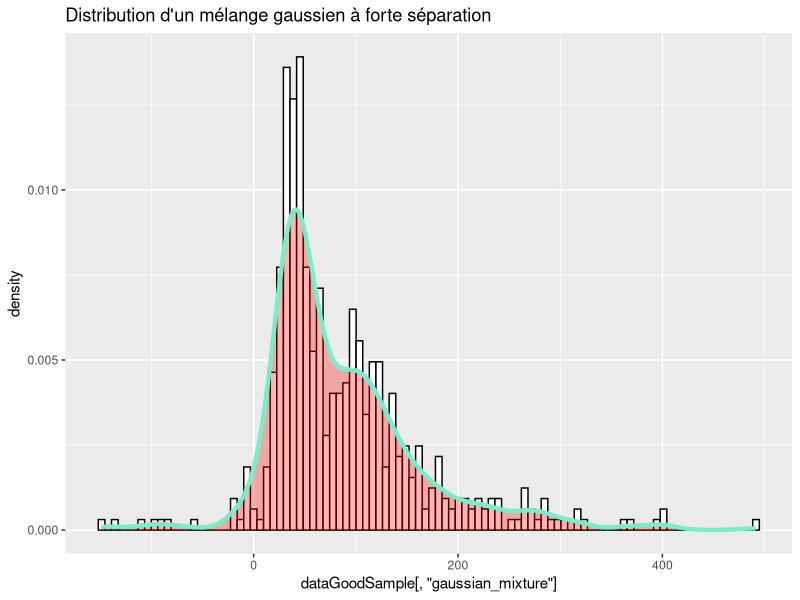
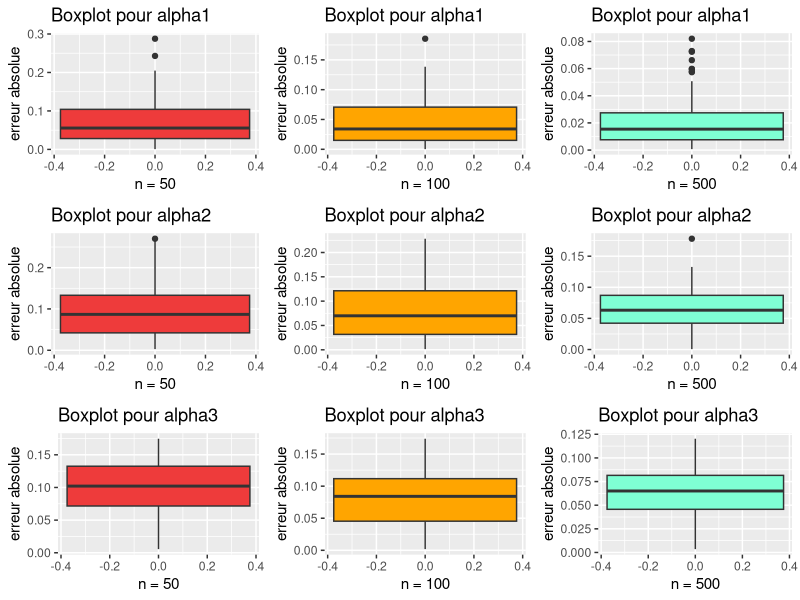
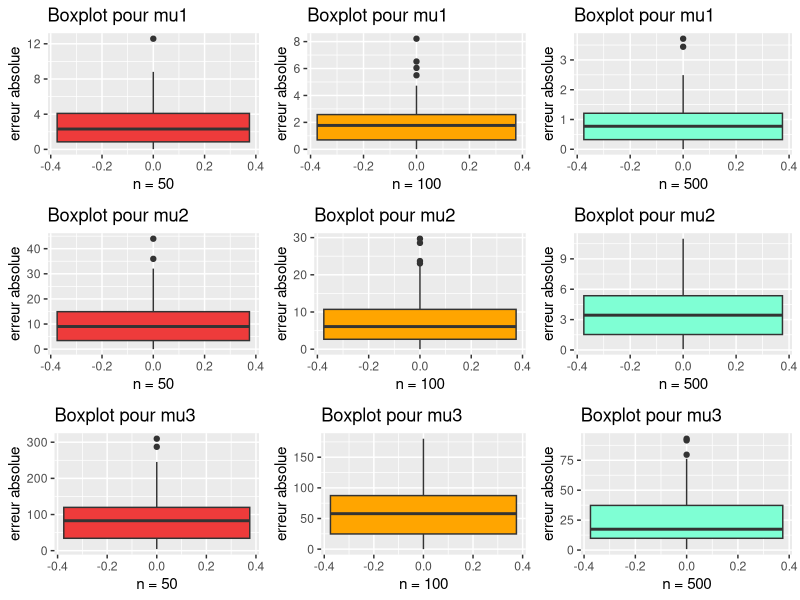
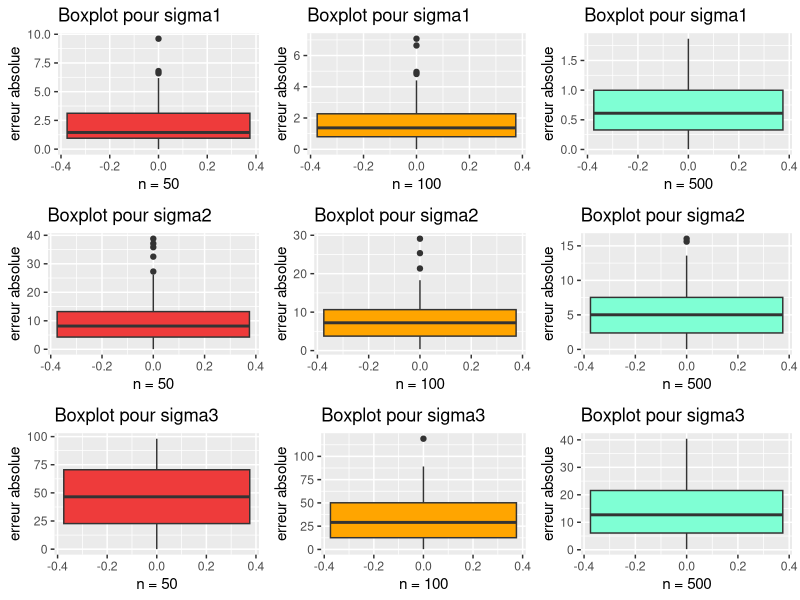
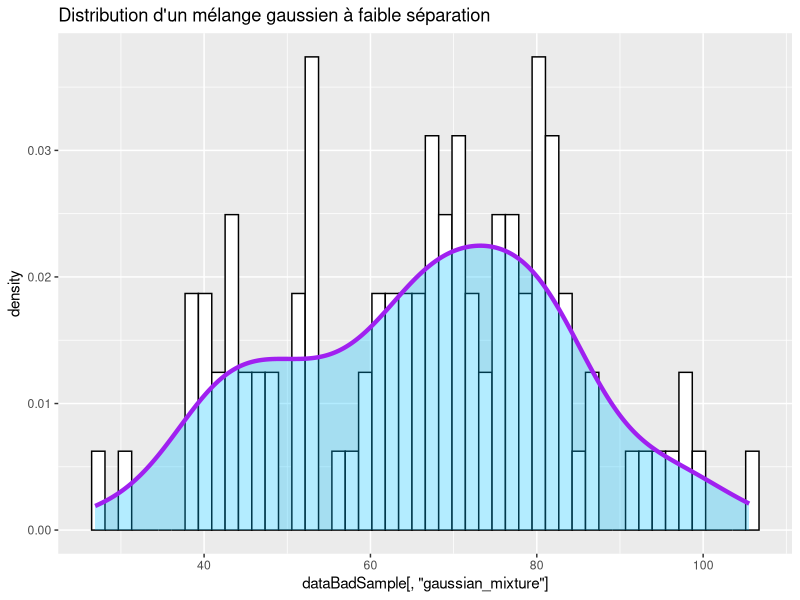
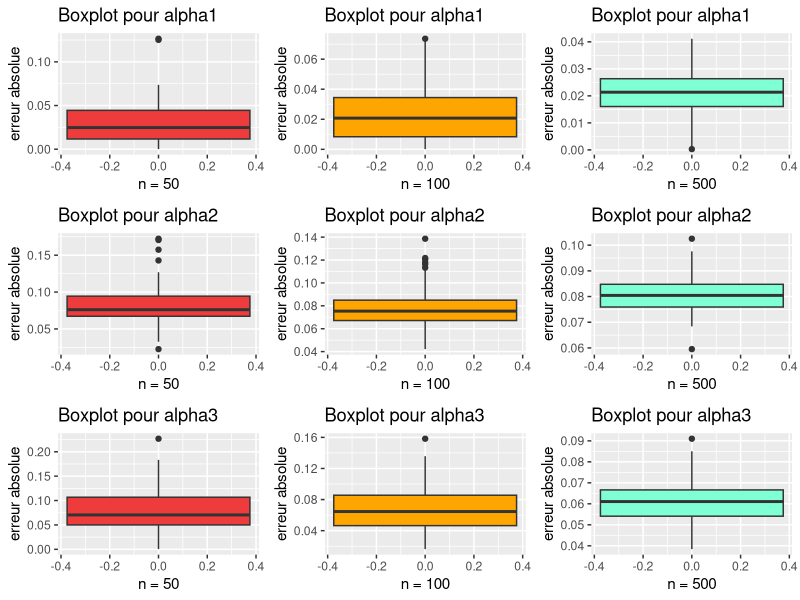
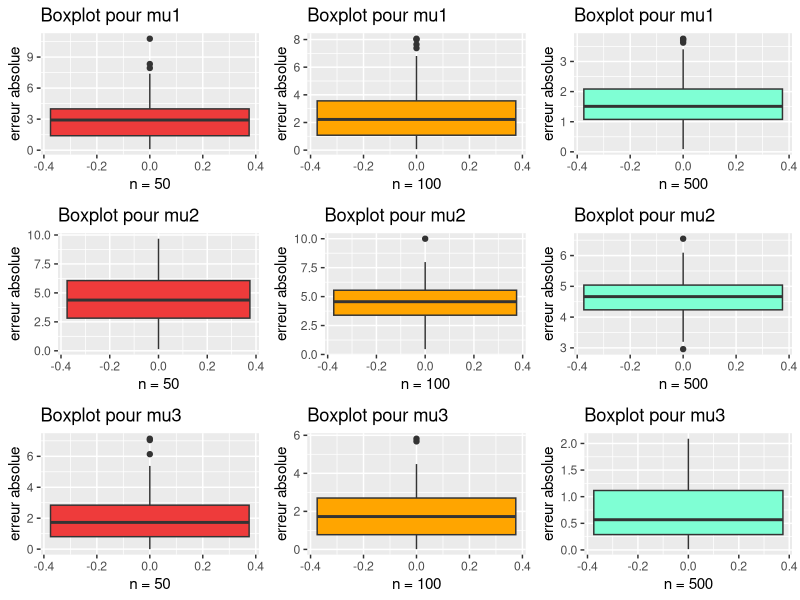
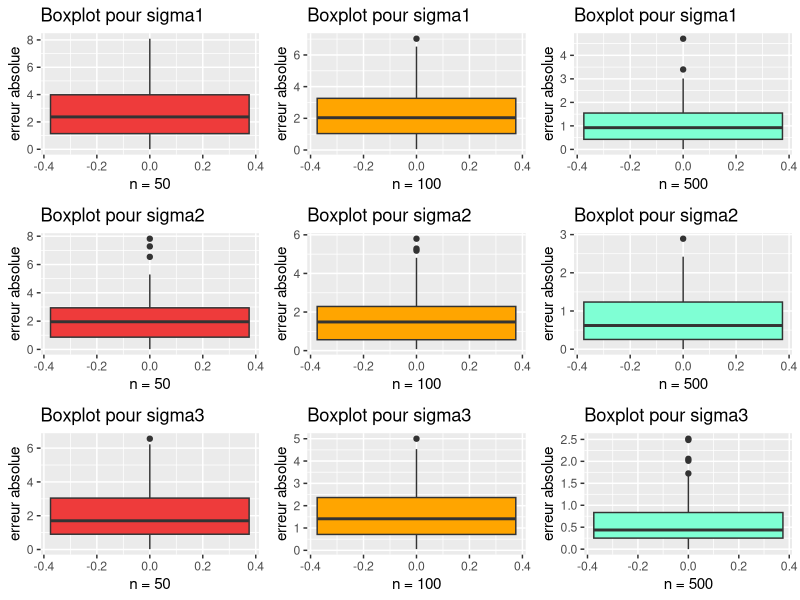

These figures' R source, in order: (Note: this script raises an error after producing the figures.)
library(ggplot2)
library(ggpubr)

# Vecteur dans lequel on a stocké les noms des 13 espèces d'oiseaux présentent 
# dans notre document
bird_names = c("European Goldfinch", "Common Linnet", "Common Chaffinch",
               "European Greenfinch", "Eurasian Bullfinch", "Hawfinch",
               "Stonechat", "European Robin", "Whinchat", "Song Thrush",
               "Common Blackbird", "Ring Ouzel", "Mistle Thrush")

# Vecteur dans lequel on a stocké les moyennes respectives des volumes des nids
# des 13 espèces d'oiseaux
mean_volume = c(38.0, 60.9, 58.3, 74.5, 45.0, 71.6, 91.0, 68.4, 51.9, 288.9,
                293.6, 298.6, 266.1)
# Vecteur dans lequel on a stocké les écarts-types respectifs des volumes des
# nids des 13 espèces d'oiseaux
sd_volume = c(9.1,  20.8, 15.0,  12.2,  3.8,  12.9,  46.5, 29.8, 27.4, 55.9,
              78.5,  125.1,  56.6)

# Création du dataframe contenant les données sur les 13 nids d'oiseaux
# Chaque ligne du df correspond à une espèce d'oiseau
# Chaque espèce est associée à 2 colonnes qui nous renseignent sur
# le volume moyen des nids associée à cette espèce respectivement
# l'ecart type des nids associées à cette espèce
nest_data = data.frame(bird_names, mean_volume, sd_volume)

# Cette fonction prend en argument df le dataframe regroupant toutes les données
# c'est à dire les noms, les moyennes et les écart-types des nids des 13
# espèces d'oiseaux
# n le nombre d'espèces à tirer aléatoirement
# cette fonction retourne un dataframe stockant les noms,
# moyennes et écart-types des nids des n espèces d'oiseaux tirées aléatoirement
random_species = function(df, n){
  J = dim(df)[1]
  index_species = sample(1:J, n, replace = FALSE)
  random_prop = runif(n, 0, 1)
  random_prop = random_prop/sum(random_prop)
  random_df = df[index_species,]
  random_df = cbind(proportion_alpha = random_prop, random_df)
  random_df = random_df[,c(2,1,3,4)]
  return(random_df)
}

# Cette fonction affiche graphiquement la distribution d'un mélange gaussien
# Elle prend en argument df le dataframe contenant les données 
# (noms, moyennes, ecarts-types) des nids des espèces d'oiseaux 
# et X l’échantillon du mélange gaussien
plot_distrib = function(df, X){
  data_distrib = data.frame(gaussian_mixture = X)
  ggplot(data_distrib, aes(x=data_distrib[,'gaussian_mixture'])) + 
  geom_histogram(aes(y=..density..), colour="black", fill="white", bins = 100) +
  geom_density(alpha=.3, color = "aquamarine2", fill="red", size=1.5) + 
  ggtitle("Distribution d'un mélange gaussien")
}

# On crée le dataframe regroupant les moyennes et les écarts-types théoriques
# associés aux espèces d'oiseaux choisies par l'utilisateur
# Les espèces choisies sont stockées dans un vecteur pris en paramètre
GetRealParam = function(list_Species){
  v_index = c()
  for (species in list_Species){
    index_sp = which(nest_data$bird_names == species)
    v_index = append(v_index, index_sp)
  }
  return(nest_data[v_index,])
}


# Cette fonction génère aléatoirement un échantillon de taille n issue 
# d'un mélange gaussien
# Les paramètres (alpha, mu et sigma) des différents mélanges gaussiens 
# sont contenus dans data_th
# La fonction prends en argument data_th 
# (le dataframe contenant les paramètres alpha, mu et sigma)
# et n qui indique le nombre de valeurs que l'on souhaite générer aléatoirement
# La fonction retourne un vecteur contenant les n valeurs du mélange gaussien
# qui ont été generées aléatoirement
simulation = function(data_th, n=100){
  X = rep(NA,n) #echantillon
  vect_alpha = data_th[,2]
  vect_mean = data_th[,3]
  vect_sd = data_th[,4]
  for(i in 1:n){
    Z = runif(1)
    if (Z <= vect_alpha[1]){
      X[i] = rnorm(1, vect_mean[1], vect_sd[1])
    }else{
      k = 1
      l = 2
      Bool = FALSE
      cumul_alpha = cumsum(vect_alpha)
      while(Bool == FALSE){
        if((cumul_alpha[k]<=Z) & (cumul_alpha[l]>=Z)){
          Bool = TRUE
          param_index = l
        }
        k = k+1
        l = l+1
      }
      X[i] = rnorm(1, vect_mean[param_index], vect_sd[param_index])
    }
  }
  return(X)
}

# Fonction générant dataframe (vide)
# contenant les valeurs de P_thetat(j|X = X_i) (etape E de l'algo)
# Cette fonction prend en argument n (la taille de l'échantillon)
# Et J le nombre de mélange
param_State_E = function(n, J){
  data_stateE = data.frame(matrix(NA, nrow = n, ncol = J))
  for(j in 1:J){
    names(data_stateE)[j] = paste("H(.,",j,")",sep="")
  }
  return(data_stateE)
}

# Cette fonction est une implémentation de l'algorithme EM
# Elle prend en argument data_init
# (data_init est un dataframe contenant les paramètres (alpha, mu, sigma)
# initiaux choisis)
# un vecteur X qui est l'échantillon de taille n
# K le nombre d'itérations de l'algorithme EM
# Cette fonction va retourner un dataframe contenant les valeurs des
# paramètres alpha, mu et sigma
# qui ont été mises à jour après K itérations de l'algorithme EM

algo_EM = function(data_init, X, K){
  J = dim(data_init)[1]
  n = length(X)
  data_stateE = param_State_E(n, J)
  
  for(k in 1:K){
    vect_alpha = data_init[,2] #de longueur J
    vect_mean = data_init[,3]
    vect_sd = data_init[,4]
    # vecteur contenant la somme des des numérateurs de P_thetat(j|X = X_i)
    # pour chaque valeur de l’échantillon 
    v = rep(0,n) 
    
    # Etape E
    for(j in 1:J){
      # On remplie le tableau param_State_E contenant P_thetat(j|X=X_i)
      data_stateE[,j] = vect_alpha[j]*dnorm(X,vect_mean[j],vect_sd[j])
      v = v+data_stateE[,j]
    }
    for(j in 1:J){
      data_stateE[,j] = data_stateE[,j]/v
    }
    
    # Etape M
    H = data_stateE
    for(col in 2:4){ #on met a jour le data_init
      for(ind in 1:J){
        
        # on met à jour les alpha
        if(col == 2){
          data_init[,col][ind] = mean(H[,ind])
        }
        # on met à jour les mu
        if(col == 3){
          data_init[,col][ind] = (sum(X*H[,ind]))/(sum(H[,ind]))
        } 
        # on met à jour les sigma
        if(col == 4){
          data_init[,col][ind] = sqrt((sum( (X-rep(data_init[,col-1][ind],n))^2
                                            *H[,ind] ))/sum(H[,ind]))
        }
      }
    }
  }
  new_df = data_init
  colnames(new_df) = c('bird_names', 'alpha', 'mu', 'sigma')
  return(new_df)
}


# Cette fonction calcule l'erreur absolue de tous les paramètres alpha, mu et sigma
# elle calcule la différence en valeur absolue entre la valeur du paramètre estimé
# par l'algorithme EM et la valeur du paramètre théorique
# Elle prend en paramètre data_th le dataframe contenant les 
# paramètres alpha, mu et sigma théoriques
# et Data_EM dataframe contenant les paramètres alpha, mu et sigma estimés 
# par l'algorithme EM
# Cette fonction retourne le dataframe contenant les erreurs absolues de chaque
# paramètre

calcul_error = function(data_th, data_EM){
  J = dim(data_th)[1]
  df_error = data.frame(error_alpha = rep(NA, J), error_mu = rep(NA, J),
                        error_sigma = rep(NA, J))
  for(c in 2:4){
    df_error[,c-1] = abs(data_th[,c] - data_EM[,c])
  }
  return(df_error)
}


# Cette fonction calcule l'erreur absolue entre les paramètres estimés par
# l'algo EM
# et les paramètres théoriques pour k echantillons générés aléatoirement
# Elle prend en argument data_th le dataframe contenant les paramètres
# alpha, mu et sigma théoriques
# data_init le dataframe contenant les paramètres (alpha, mu, sigma)
# initiaux choisis
# k le nombre d'échantillons que l'on souhaite générer aléatoirement
# n la taille des échantillons (les k échantillons seront de tailles n)
# N le nombre d'iterations de l'algorithme EM
# Elle retourne un dataframe contenant les erreurs absolues de chaque paramètre
# des k échantillons de Monte Carlo
Monte_Carlo = function(data_th, data_init, k, n, N){
  J = dim(data_th)[1]
  df_MonteCarlo = data.frame()
  iteration = c()
  for(i in 1:k){
    X = simulation(data_th, n)
    data_EM = algo_EM(data_init, X, N)
    df_error = calcul_error(data_th, data_EM)
    df_MonteCarlo = rbind((df_MonteCarlo), df_error)
    v_iter = rep(paste("itération",i,sep="_"), J)
    iteration = append(iteration, v_iter)
  }
  df_MonteCarlo = cbind(iteration, df_MonteCarlo)
  return(df_MonteCarlo)
}

#############################################################################
# partie tests
#############################################################################
# On teste l'algorithme EM sur un mélange de 2 gaussiennes

# Choix de 2 espèces European Goldfinch et Ring Ouzel afin d'avoir un mélange
# de 2 gaussiennes
data_test_th = data.frame(bird_names = c("European Goldfinch", "Ring Ouzel")
                          ,proportion_alpha = c(0.3,0.7), mean = c(38, 298.6),
                          sd = c(9.1, 125.1))


# Dataframe des données d'initialisations choisies par l'utilisateur
# On a choisi les espèces suivantes: "European Goldfinch"
# et "Ring Ouzel"
data_test_init = data.frame(bird_names = c("European Goldfinch", "Ring Ouzel"),
                            alpha_init = c(0.2,0.8), mean_init = c(50, 280),
                            sd_init = c(11, 130))

data_test_th
X = simulation(data_test_th,100)
algo_EM(data_test_init,X,50)


# Exemple avec 3 espèces ayant des variables bien séparées
good_dfTestTh3 = data.frame(bird_names = c("European Goldfinch", "Stonechat",
                                           "Ring Ouzel")
                            ,proportion_alpha = c(0.3,0.5,0.2),
                            mean_th = c(38.0, 91.0, 135),
                            sd_th = c(9.1, 46.5, 125.1))

good_dfTestInit3 = data.frame(bird_names = c("European Goldfinch", "Stonechat",
                                             "Ring Ouzel")
                              ,proportion_alpha = c(0.35,0.57,0.13),
                              mean_th = c(44.4, 100, 278.3),
                              sd_th = c(10, 57, 130))


# teste des fonctions simulation et algo_EM pour ce mélange de 3 gaussiennes 
# avec forte séparation
X3 = simulation(good_dfTestTh3, 500)
print(good_dfTestTh3)
algo_EM(good_dfTestInit3, X3, 30)

# On affiche l'histogramme et la distribution pour le mélange avec
# forte séparation
dataGoodSample = data.frame(gaussian_mixture = X3)
ggplot(dataGoodSample, aes(x=dataGoodSample[,'gaussian_mixture'])) + 
geom_histogram(aes(y=..density..), colour="black", fill="white", bins = 100) +
geom_density(alpha=.3, color = "aquamarine2", fill="red", size=1.5) + 
ggtitle("Distribution d'un mélange gaussien à forte séparation")

# on affiche les boxplots pour ce melange de gausiennes avec forte séparation

vect1 <- seq(1, 298, by = 3) # vecteur 1
vect2 <- seq(2, 299, by = 3) # vecteur 2
vect3 <- seq(3, 300, by = 3) # vecteur 3

df_monteCarlo_50 = Monte_Carlo(good_dfTestTh3, good_dfTestInit3, 100, 50, 10)
df_monteCarlo_100 = Monte_Carlo(good_dfTestTh3, good_dfTestInit3, 100, 100, 10)
df_monteCarlo_500 = Monte_Carlo(good_dfTestTh3, good_dfTestInit3, 100, 500, 10)

# Pour les \alpha

a1 = ggplot(df_monteCarlo_50[vect1,], aes(y = df_monteCarlo_50[vect1, 2])) +
  xlab("n = 50") + ylab("erreur absolue") + 
  ggtitle("Boxplot pour alpha1") + geom_boxplot(fill="brown2")
a2 = ggplot(df_monteCarlo_100[vect1,], aes(y = df_monteCarlo_100[vect1, 2])) +
  xlab("n = 100") + ylab("erreur absolue") +
  ggtitle("Boxplot pour alpha1") + geom_boxplot(fill="orange")
a3 = ggplot(df_monteCarlo_500[vect1,], aes(y = df_monteCarlo_500[vect1, 2])) +
  xlab("n = 500") + ylab("erreur absolue") + 
  ggtitle("Boxplot pour alpha1") + geom_boxplot(fill="aquamarine")
a4 = ggplot(df_monteCarlo_50[vect2,], aes(y = df_monteCarlo_50[vect2, 2])) +
  xlab("n = 50") + ylab("erreur absolue") + 
  ggtitle("Boxplot pour alpha2") + geom_boxplot(fill="brown2")
a5 = ggplot(df_monteCarlo_100[vect2,], aes(y = df_monteCarlo_100[vect2, 2])) +
  xlab("n = 100") + ylab("erreur absolue") +
  ggtitle("Boxplot pour alpha2") + geom_boxplot(fill="orange")
a6 = ggplot(df_monteCarlo_500[vect2,], aes(y = df_monteCarlo_500[vect2, 2])) +
  xlab("n = 500") + ylab("erreur absolue") + 
  ggtitle("Boxplot pour alpha2") + geom_boxplot(fill="aquamarine")
a7 = ggplot(df_monteCarlo_50[vect3,], aes(y = df_monteCarlo_50[vect3, 2])) +
  xlab("n = 50") + ylab("erreur absolue") + 
  ggtitle("Boxplot pour alpha3") + geom_boxplot(fill="brown2")
a8 = ggplot(df_monteCarlo_100[vect3,], aes(y = df_monteCarlo_100[vect3, 2])) +
  xlab("n = 100") + ylab("erreur absolue") +
  ggtitle("Boxplot pour alpha3") + geom_boxplot(fill="orange")
a9 = ggplot(df_monteCarlo_500[vect3,], aes(y = df_monteCarlo_500[vect3, 2])) +
  xlab("n = 500") + ylab("erreur absolue") + 
  ggtitle("Boxplot pour alpha3") + geom_boxplot(fill="aquamarine")
ggarrange(a1, a2, a3, a4, a5, a6, a7, a8, a9, ncol = 3, nrow = 3)
# save with width = 800 and height = 1200


# Pour les \mu

m1 = ggplot(df_monteCarlo_50[vect1,], aes(y = df_monteCarlo_50[vect1, 3])) +
  xlab("n = 50") + ylab("erreur absolue") + 
  ggtitle("Boxplot pour mu1") + geom_boxplot(fill="brown2")
m2 = ggplot(df_monteCarlo_100[vect1,], aes(y = df_monteCarlo_100[vect1, 3])) +
  xlab("n = 100") + ylab("erreur absolue") +
  ggtitle("Boxplot pour mu1") + geom_boxplot(fill="orange")
m3 = ggplot(df_monteCarlo_500[vect1,], aes(y = df_monteCarlo_500[vect1, 3])) +
  xlab("n = 500") + ylab("erreur absolue") + 
  ggtitle("Boxplot pour mu1") + geom_boxplot(fill="aquamarine")
m4 = ggplot(df_monteCarlo_50[vect2,], aes(y = df_monteCarlo_50[vect2, 3])) +
  xlab("n = 50") + ylab("erreur absolue") + 
  ggtitle("Boxplot pour mu2") + geom_boxplot(fill="brown2")
m5 = ggplot(df_monteCarlo_100[vect2,], aes(y = df_monteCarlo_100[vect2, 3])) +
  xlab("n = 100") + ylab("erreur absolue") +
  ggtitle("Boxplot pour mu2") + geom_boxplot(fill="orange")
m6 = ggplot(df_monteCarlo_500[vect2,], aes(y = df_monteCarlo_500[vect2, 3])) +
  xlab("n = 500") + ylab("erreur absolue") + 
  ggtitle("Boxplot pour mu2") + geom_boxplot(fill="aquamarine")
m7 = ggplot(df_monteCarlo_50[vect3,], aes(y = df_monteCarlo_50[vect3, 3])) +
  xlab("n = 50") + ylab("erreur absolue") + 
  ggtitle("Boxplot pour mu3") + geom_boxplot(fill="brown2")
m8 = ggplot(df_monteCarlo_100[vect3,], aes(y = df_monteCarlo_100[vect3, 3])) +
  xlab("n = 100") + ylab("erreur absolue") +
  ggtitle("Boxplot pour mu3") + geom_boxplot(fill="orange")
m9 = ggplot(df_monteCarlo_500[vect3,], aes(y = df_monteCarlo_500[vect3, 3])) +
  xlab("n = 500") + ylab("erreur absolue") + 
  ggtitle("Boxplot pour mu3") + geom_boxplot(fill="aquamarine")
ggarrange(m1, m2, m3, m4, m5, m6, m7, m8, m9, ncol = 3, nrow = 3)
# save with width = 800 and height = 1200

# Pour les \sigma

s1 = ggplot(df_monteCarlo_50[vect1,], aes(y = df_monteCarlo_50[vect1, 4])) +
  xlab("n = 50") + ylab("erreur absolue") + 
  ggtitle("Boxplot pour sigma1") + geom_boxplot(fill="brown2")
s2 = ggplot(df_monteCarlo_100[vect1,], aes(y = df_monteCarlo_100[vect1, 4])) +
  xlab("n = 100") + ylab("erreur absolue") +
  ggtitle("Boxplot pour sigma1") + geom_boxplot(fill="orange")
s3 = ggplot(df_monteCarlo_500[vect1,], aes(y = df_monteCarlo_500[vect1, 4])) +
  xlab("n = 500") + ylab("erreur absolue") + 
  ggtitle("Boxplot pour sigma1") + geom_boxplot(fill="aquamarine")
s4 = ggplot(df_monteCarlo_50[vect2,], aes(y = df_monteCarlo_50[vect2, 4])) +
  xlab("n = 50") + ylab("erreur absolue") + 
  ggtitle("Boxplot pour sigma2") + geom_boxplot(fill="brown2")
s5 = ggplot(df_monteCarlo_100[vect2,], aes(y = df_monteCarlo_100[vect2, 4])) +
  xlab("n = 100") + ylab("erreur absolue") +
  ggtitle("Boxplot pour sigma2") + geom_boxplot(fill="orange")
s6 = ggplot(df_monteCarlo_500[vect2,], aes(y = df_monteCarlo_500[vect2, 4])) +
  xlab("n = 500") + ylab("erreur absolue") + 
  ggtitle("Boxplot pour sigma2") + geom_boxplot(fill="aquamarine")
s7 = ggplot(df_monteCarlo_50[vect3,], aes(y = df_monteCarlo_50[vect3, 4])) +
  xlab("n = 50") + ylab("erreur absolue") + 
  ggtitle("Boxplot pour sigma3") + geom_boxplot(fill="brown2")
s8 = ggplot(df_monteCarlo_100[vect3,], aes(y = df_monteCarlo_100[vect3, 4])) +
  xlab("n = 100") + ylab("erreur absolue") +
  ggtitle("Boxplot pour sigma3") + geom_boxplot(fill="orange")
s9 = ggplot(df_monteCarlo_500[vect3,], aes(y = df_monteCarlo_500[vect3, 4])) +
  xlab("n = 500") + ylab("erreur absolue") + 
  ggtitle("Boxplot pour sigma3") + geom_boxplot(fill="aquamarine")
ggarrange(s1, s2, s3, s4, s5, s6, s7, s8, s9, ncol = 3, nrow = 3)


# Exemple avec 3 espèces ayant des variables mal séparées
bad_dfTestTh3 = data.frame(bird_names = c("European Greenfinch", "Hawfinch",
                                          "Common Chaffinch")
                           ,proportion_alpha = c(0.28,0.12,0.6),
                           mean_th = c(74.5, 71.6, 58.3),
                           sd_th = c(12.2, 12.9, 15.0))

bad_dfTestInit3 = data.frame(bird_names = c("European Greenfinch", "Hawfinch",
                                            "Common Chaffinch")
                             ,proportion_alpha = c(0.3,0.2,0.5),
                             mean_th = c(78.3, 69.7, 60),
                             sd_th = c(11.8, 13.3, 17))


# teste des fonctions simulation et algo_EM pour ce mélange de 3 gaussiennes avec faible séparation
X3_bad = simulation(bad_dfTestTh3, 100)
print(bad_dfTestTh3)
algo_EM(bad_dfTestInit3, X3_bad, 30)

# On affiche l'histogramme et la distribution pour le mélange avec
# faible séparation
dataBadSample = data.frame(gaussian_mixture = X3_bad)
ggplot(dataBadSample, aes(x=dataBadSample[,'gaussian_mixture'])) + 
geom_histogram(aes(y=..density..), colour="black", fill="white", bins = 50)+
geom_density(alpha=.3, color = "purple", fill="deepskyblue", size=1.5) +
ggtitle("Distribution d'un mélange gaussien à faible séparation")

# on affiche les boxplots pour ce melange de gausiennes avec faible séparation

vect1 <- seq(1, 298, by = 3) # vecteur 1
vect2 <- seq(2, 299, by = 3) # vecteur 2
vect3 <- seq(3, 300, by = 3) # vecteur 3

df_monteCarloBad_50 = Monte_Carlo(bad_dfTestTh3, bad_dfTestInit3, 100, 50, 10)
df_monteCarloBad_100 = Monte_Carlo(bad_dfTestTh3, bad_dfTestInit3, 100, 100, 10)
df_monteCarloBad_500 = Monte_Carlo(bad_dfTestTh3, bad_dfTestInit3, 100, 500, 10)

# Pour les \alpha

ab1 = ggplot(df_monteCarloBad_50[vect1,], aes(y = df_monteCarloBad_50[vect1, 2])) +
  xlab("n = 50") + ylab("erreur absolue") + 
  ggtitle("Boxplot pour alpha1") + geom_boxplot(fill="brown2")
ab2 = ggplot(df_monteCarloBad_100[vect1,], aes(y = df_monteCarloBad_100[vect1, 2])) +
  xlab("n = 100") + ylab("erreur absolue") +
  ggtitle("Boxplot pour alpha1") + geom_boxplot(fill="orange")
ab3 = ggplot(df_monteCarloBad_500[vect1,], aes(y = df_monteCarloBad_500[vect1, 2])) +
  xlab("n = 500") + ylab("erreur absolue") + 
  ggtitle("Boxplot pour alpha1") + geom_boxplot(fill="aquamarine")
ab4 = ggplot(df_monteCarloBad_50[vect2,], aes(y = df_monteCarloBad_50[vect2, 2])) +
  xlab("n = 50") + ylab("erreur absolue") + 
  ggtitle("Boxplot pour alpha2") + geom_boxplot(fill="brown2")
ab5 = ggplot(df_monteCarloBad_100[vect2,], aes(y = df_monteCarloBad_100[vect2, 2])) +
  xlab("n = 100") + ylab("erreur absolue") +
  ggtitle("Boxplot pour alpha2") + geom_boxplot(fill="orange")
ab6 = ggplot(df_monteCarloBad_500[vect2,], aes(y = df_monteCarloBad_500[vect2, 2])) +
  xlab("n = 500") + ylab("erreur absolue") + 
  ggtitle("Boxplot pour alpha2") + geom_boxplot(fill="aquamarine")
ab7 = ggplot(df_monteCarloBad_50[vect3,], aes(y = df_monteCarloBad_50[vect3, 2])) +
  xlab("n = 50") + ylab("erreur absolue") + 
  ggtitle("Boxplot pour alpha3") + geom_boxplot(fill="brown2")
ab8 = ggplot(df_monteCarloBad_100[vect3,], aes(y = df_monteCarloBad_100[vect3, 2])) +
  xlab("n = 100") + ylab("erreur absolue") +
  ggtitle("Boxplot pour alpha3") + geom_boxplot(fill="orange")
ab9 = ggplot(df_monteCarloBad_500[vect3,], aes(y = df_monteCarloBad_500[vect3, 2])) +
  xlab("n = 500") + ylab("erreur absolue") + 
  ggtitle("Boxplot pour alpha3") + geom_boxplot(fill="aquamarine")
ggarrange(ab1, ab2, ab3, ab4, ab5, ab6, ab7, ab8, ab9, ncol = 3, nrow = 3)


# Pour les \mu

mb1 = ggplot(df_monteCarloBad_50[vect1,], aes(y = df_monteCarloBad_50[vect1, 3])) +
  xlab("n = 50") + ylab("erreur absolue") + 
  ggtitle("Boxplot pour mu1") + geom_boxplot(fill="brown2")
mb2 = ggplot(df_monteCarloBad_100[vect1,], aes(y = df_monteCarloBad_100[vect1, 3])) +
  xlab("n = 100") + ylab("erreur absolue") +
  ggtitle("Boxplot pour mu1") + geom_boxplot(fill="orange")
mb3 = ggplot(df_monteCarloBad_500[vect1,], aes(y = df_monteCarloBad_500[vect1, 3])) +
  xlab("n = 500") + ylab("erreur absolue") + 
  ggtitle("Boxplot pour mu1") + geom_boxplot(fill="aquamarine")
mb4 = ggplot(df_monteCarloBad_50[vect2,], aes(y = df_monteCarloBad_50[vect2, 3])) +
  xlab("n = 50") + ylab("erreur absolue") + 
  ggtitle("Boxplot pour mu2") + geom_boxplot(fill="brown2")
mb5 = ggplot(df_monteCarloBad_100[vect2,], aes(y = df_monteCarloBad_100[vect2, 3])) +
  xlab("n = 100") + ylab("erreur absolue") +
  ggtitle("Boxplot pour mu2") + geom_boxplot(fill="orange")
mb6 = ggplot(df_monteCarloBad_500[vect2,], aes(y = df_monteCarloBad_500[vect2, 3])) +
  xlab("n = 500") + ylab("erreur absolue") + 
  ggtitle("Boxplot pour mu2") + geom_boxplot(fill="aquamarine")
mb7 = ggplot(df_monteCarloBad_50[vect3,], aes(y = df_monteCarloBad_50[vect3, 3])) +
  xlab("n = 50") + ylab("erreur absolue") + 
  ggtitle("Boxplot pour mu3") + geom_boxplot(fill="brown2")
mb8 = ggplot(df_monteCarloBad_100[vect3,], aes(y = df_monteCarloBad_100[vect3, 3])) +
  xlab("n = 100") + ylab("erreur absolue") +
  ggtitle("Boxplot pour mu3") + geom_boxplot(fill="orange")
mb9 = ggplot(df_monteCarloBad_500[vect3,], aes(y = df_monteCarloBad_500[vect3, 3])) +
  xlab("n = 500") + ylab("erreur absolue") + 
  ggtitle("Boxplot pour mu3") + geom_boxplot(fill="aquamarine")
ggarrange(mb1, mb2, mb3, mb4, mb5, mb6, mb7, mb8, mb9, ncol = 3, nrow = 3)


# Pour les \sigma

sb1 = ggplot(df_monteCarloBad_50[vect1,], aes(y = df_monteCarloBad_50[vect1, 4])) +
  xlab("n = 50") + ylab("erreur absolue") + 
  ggtitle("Boxplot pour sigma1") + geom_boxplot(fill="brown2")
sb2 = ggplot(df_monteCarloBad_100[vect1,], aes(y = df_monteCarloBad_100[vect1, 4])) +
  xlab("n = 100") + ylab("erreur absolue") +
  ggtitle("Boxplot pour sigma1") + geom_boxplot(fill="orange")
sb3 = ggplot(df_monteCarloBad_500[vect1,], aes(y = df_monteCarloBad_500[vect1, 4])) +
  xlab("n = 500") + ylab("erreur absolue") + 
  ggtitle("Boxplot pour sigma1") + geom_boxplot(fill="aquamarine")
sb4 = ggplot(df_monteCarloBad_50[vect2,], aes(y = df_monteCarloBad_50[vect2, 4])) +
  xlab("n = 50") + ylab("erreur absolue") + 
  ggtitle("Boxplot pour sigma2") + geom_boxplot(fill="brown2")
sb5 = ggplot(df_monteCarloBad_100[vect2,], aes(y = df_monteCarloBad_100[vect2, 4])) +
  xlab("n = 100") + ylab("erreur absolue") +
  ggtitle("Boxplot pour sigma2") + geom_boxplot(fill="orange")
sb6 = ggplot(df_monteCarloBad_500[vect2,], aes(y = df_monteCarloBad_500[vect2, 4])) +
  xlab("n = 500") + ylab("erreur absolue") + 
  ggtitle("Boxplot pour sigma2") + geom_boxplot(fill="aquamarine")
sb7 = ggplot(df_monteCarloBad_50[vect3,], aes(y = df_monteCarloBad_50[vect3, 4])) +
  xlab("n = 50") + ylab("erreur absolue") + 
  ggtitle("Boxplot pour sigma3") + geom_boxplot(fill="brown2")
sb8 = ggplot(df_monteCarloBad_100[vect3,], aes(y = df_monteCarloBad_100[vect3, 4])) +
  xlab("n = 100") + ylab("erreur absolue") +
  ggtitle("Boxplot pour sigma3") + geom_boxplot(fill="orange")
sb9 = ggplot(df_monteCarloBad_500[vect3,], aes(y = df_monteCarloBad_500[vect3, 4])) +
  xlab("n = 500") + ylab("erreur absolue") + 
  ggtitle("Boxplot pour sigma3") + geom_boxplot(fill="aquamarine")
ggarrange(sb1, sb2, sb3, sb4, sb5, sb6, sb7, sb8, sb9, ncol = 3, nrow = 3)

# teste des fonctions simulation et algo_EM pour ce mélange de 4 gaussiennes
X4 = simulation(df_th4, 100)
print(df_th4)
algo_EM(data_init4, X4, 30)



# Chapitre III, étude d'un mélange de deux lois




bird_names2 = c("European Goldfinch", "Ring Ouzel")
mean_volume = c(38.0, 298.6)
sd_volume = c(9.1, 125.1)
nest_data2 = data.frame(bird_names2, mean_volume, sd_volume)
df <- random_species(nest_data2, 2)
df[,2] <- c(0.2878713, 0.7121287 )
df
data <- simulation(df, 500)
data

ggplot(data.frame(data), aes(x=data)) + 
  geom_histogram(aes(y=..density..), colour="black", fill="white", bins = 100) +
  geom_density(alpha=.3, color = "purple", fill="darkcyan", size=1.5) +
  xlab('X') +
  ylab('Densité') +
  geom_vline(aes(xintercept = 40), col = "darkgreen", size = 1)+
  geom_vline(aes(xintercept = 300), col = "darkgreen", size = 1)+
  geom_vline(aes(xintercept = 10), col = "firebrick") + 
  geom_vline(aes(xintercept = 70), col = "firebrick") +
  geom_vline(aes(xintercept = 430), col = "firebrick") + 
  geom_vline(aes(xintercept = 170), col = "firebrick")


data_save <- data


param_init = data.frame(bird_names = c("European Goldfinch", "Ring Ouzel"),
                            alpha_init = c(0.5, 0.5), mean_init = c(40, 300),
                            sd_init = c(30, 130))


algo_EM(param_init, data, 10)

df_monteCarlo_100 = Monte_Carlo(good_dfTestTh3, good_dfTestInit3, 100, 100, 10)
df_monteCarlo_250 = Monte_Carlo(good_dfTestTh3, good_dfTestInit3, 100, 250, 10)
df_monteCarlo_500 = Monte_Carlo(good_dfTestTh3, good_dfTestInit3, 100, 500, 10)


# Pour les \alpha
#alpha1
df_Good1 = rbind(df_monteCarlo_100[vect1,], df_monteCarlo_250[vect1,],
                      df_monteCarlo_500[vect1,])

df_Good1[,1] = c(rep("100", dim(df_monteCarlo_100[vect1,])[1]),
                      rep("250", dim(df_monteCarlo_250[vect1,])[1]),
                      rep("500", dim(df_monteCarlo_500[vect1,])[1]))
colnames(df_Good)[1] = "taille_echantillon"


a1 = qplot(df_Good1[,1], df_Good1[,2], data = df_Good1, 
      geom= "boxplot", fill="blue") + xlab("n") + ylab("erreur absolue") +
theme(legend.position = "none")

#alpha2
df_Good2 = rbind(df_monteCarlo_100[vect2,], df_monteCarlo_250[vect2,],
                 df_monteCarlo_500[vect2,])
df_Good2[,1] = c(rep("100", dim(df_monteCarlo_100[vect2,])[1]),
                 rep("250", dim(df_monteCarlo_250[vect2,])[1]),
                 rep("500", dim(df_monteCarlo_500[vect2,])[1]))
colnames(df_Good2)[1] = "taille_echantillon"


a2 = qplot(df_Good2[,1], df_Good2[,2], data = df_Good2, colour = "orange",
      geom= "boxplot") + xlab("n") + ylab("erreur absolue") +
  theme(legend.position = "none")

#alpha3
df_Good3 = rbind(df_monteCarlo_100[vect3,], df_monteCarlo_250[vect3,],
                 df_monteCarlo_500[vect3,])
df_Good3[,1] = c(rep("100", dim(df_monteCarlo_100[vect3,])[1]),
                 rep("250", dim(df_monteCarlo_250[vect3,])[1]),
                 rep("500", dim(df_monteCarlo_500[vect3,])[1]))
colnames(df_Good3)[1] = "taille_echantillon"


a3 = qplot(df_Good3[,1], df_Good3[,2], data = df_Good3, colour = "orange",
      geom= "boxplot") + xlab("n") + ylab("erreur absolue") +
  theme(legend.position = "none")
ggarrange(a1,a2,a3, ncol = 1, nrow = 3)
# save with width = 800 and height = 1200


# Pour les \mu
# pour mu1
df_Good1 = rbind(df_monteCarlo_100[vect1,], df_monteCarlo_250[vect1,],
                 df_monteCarlo_500[vect1,])

df_Good1[,1] = c(rep("100", dim(df_monteCarlo_100[vect1,])[1]),
                 rep("250", dim(df_monteCarlo_250[vect1,])[1]),
                 rep("500", dim(df_monteCarlo_500[vect1,])[1]))
colnames(df_Good)[1] = "taille_echantillon"


qplot(df_Good1[,1], df_Good1[,3], data = df_Good1, 
      geom= "boxplot", fill="blue") + xlab("n") + ylab("erreur absolue") +
  theme(legend.position = "none")

#mu2
df_Good2 = rbind(df_monteCarlo_100[vect2,], df_monteCarlo_250[vect2,],
                 df_monteCarlo_500[vect2,])
df_Good2[,1] = c(rep("100", dim(df_monteCarlo_100[vect2,])[1]),
                 rep("250", dim(df_monteCarlo_250[vect2,])[1]),
                 rep("500", dim(df_monteCarlo_500[vect2,])[1]))
colnames(df_Good2)[1] = "taille_echantillon"


qplot(df_Good2[,1], df_Good2[,3], data = df_Good2, colour = "orange",
      geom= "boxplot") + xlab("n") + ylab("erreur absolue") +
  theme(legend.position = "none")

#mu3
df_Good3 = rbind(df_monteCarlo_100[vect3,], df_monteCarlo_250[vect3,],
                 df_monteCarlo_500[vect3,])
df_Good3[,1] = c(rep("100", dim(df_monteCarlo_100[vect3,])[1]),
                 rep("250", dim(df_monteCarlo_250[vect3,])[1]),
                 rep("500", dim(df_monteCarlo_500[vect3,])[1]))
colnames(df_Good3)[1] = "taille_echantillon"


qplot(df_Good3[,1], df_Good3[,3], data = df_Good3, colour = "orange",
      geom= "boxplot") + xlab("n") + ylab("erreur absolue") +
  theme(legend.position = "none")

# save with width = 800 and height = 1200

# Pour les \sigma
# pour sigma1
df_Good1 = rbind(df_monteCarlo_100[vect1,], df_monteCarlo_250[vect1,],
                 df_monteCarlo_500[vect1,])

df_Good1[,1] = c(rep("100", dim(df_monteCarlo_100[vect1,])[1]),
                 rep("250", dim(df_monteCarlo_250[vect1,])[1]),
                 rep("500", dim(df_monteCarlo_500[vect1,])[1]))
colnames(df_Good)[1] = "taille_echantillon"


qplot(df_Good1[,1], df_Good1[,4], data = df_Good1, 
      geom= "boxplot", fill="blue") + xlab("n") + ylab("erreur absolue") +
  theme(legend.position = "none")

# Pour sigma2
df_Good2 = rbind(df_monteCarlo_100[vect2,], df_monteCarlo_250[vect2,],
                 df_monteCarlo_500[vect2,])
df_Good2[,1] = c(rep("100", dim(df_monteCarlo_100[vect2,])[1]),
                 rep("250", dim(df_monteCarlo_250[vect2,])[1]),
                 rep("500", dim(df_monteCarlo_500[vect2,])[1]))
colnames(df_Good2)[1] = "taille_echantillon"


qplot(df_Good2[,1], df_Good2[,4], data = df_Good2, colour = "orange",
      geom= "boxplot") + xlab("n") + ylab("erreur absolue") +
  theme(legend.position = "none")

# Pour sigma3
df_Good3 = rbind(df_monteCarlo_100[vect3,], df_monteCarlo_250[vect3,],
                 df_monteCarlo_500[vect3,])
df_Good3[,1] = c(rep("100", dim(df_monteCarlo_100[vect3,])[1]),
                 rep("250", dim(df_monteCarlo_250[vect3,])[1]),
                 rep("500", dim(df_monteCarlo_500[vect3,])[1]))
colnames(df_Good3)[1] = "taille_echantillon"


qplot(df_Good3[,1], df_Good3[,4], data = df_Good3, colour = "orange",
      geom= "boxplot") + xlab("n") + ylab("erreur absolue") +
  theme(legend.position = "none")
